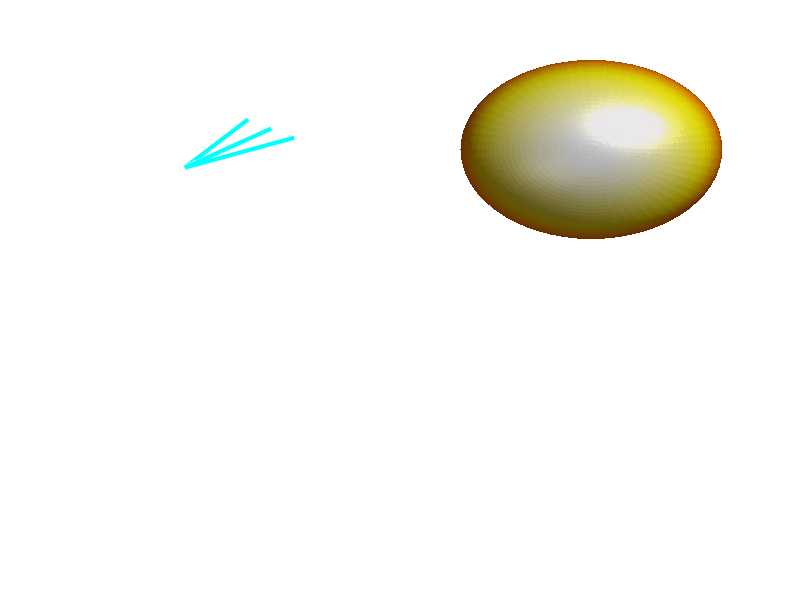

Reproduce this figure in MATLAB. (Note: this script raises an error after producing the figure.)
%% ==========================================================
%  3D Multipole Tensor Visualization (Gaussian Output)
%  Dipole | Quadrupole | Octapole | Hexadecapole
% ==========================================================

clear; clc; close all;

figure('Color','k','Position',[100 100 1400 900]);

%% ===================== 1. DIPOLE MOMENT =====================
subplot(2,2,1)
hold on; axis equal; grid on;
set(gca,'Color','k','XColor','w','YColor','w','ZColor','w')

dipole = [-1.5465, -10.8824, 0.0]; % Debye

quiver3(0,0,0, dipole(1),dipole(2),dipole(3), ...
    'LineWidth',3,'Color','c','MaxHeadSize',0.6);

scatter3(0,0,0,60,'w','filled')

xlabel('X'); ylabel('Y'); zlabel('Z');
title('Dipole Moment Vector','Color','w','FontSize',14)

view(35,25)
camlight headlight
lighting gouraud
hold off

%% ===================== 2. QUADRUPOLE =====================
subplot(2,2,2)
hold on; axis equal off
set(gca,'Color','k')

Q = [-71.4037   -0.0835     0;
     -0.0835  -109.5668    0;
      0         0        -74.9540];

[evec, evals] = eig(Q);
[a,b,c] = deal(abs(evals(1,1)),abs(evals(2,2)),abs(evals(3,3)));

[x,y,z] = ellipsoid(0,0,0,a,b,c,60);
surf(x,y,z,'FaceAlpha',0.9,'EdgeColor','none')
colormap(gca,hot)

rotate3d on
title('Quadrupole Tensor Ellipsoid','Color','w','FontSize',14)

camlight right
lighting phong
hold off

%% ===================== 3. OCTAPOLE =====================
subplot(2,2,3)
hold on; axis equal off
set(gca,'Color','k')

[X,Y,Z] = sphere(80);

O = ...
    5.3880*X.^3 ...
  -417.3494*Y.^3 ...
  +6.3355*X.*Y.^2 ...
  -30.6007*X.^2.*Y;

surf(X.*O,Y.*O,Z.*O, ...
    'EdgeColor','none','FaceAlpha',0.85)

colormap(gca,autumn)
rotate3d on
title('Octapole Moment (3D Anisotropy)','Color','w','FontSize',14)

camlight left
lighting phong
hold off

%% ===================== 4. HEXADECAPOLE =====================
subplot(2,2,4)
hold on; axis equal off
set(gca,'Color','k')

H = ...
   -466.9314*X.^4 ...
  -6090.8533*Y.^4 ...
  -820.9691*X.^2.*Y.^2 ...
  +284.3957*X.^3.*Y;

surf(X.*H,Y.*H,Z.*H, ...
    'EdgeColor','none','FaceAlpha',0.9)

colormap(gca,parula)
rotate3d on
title('Hexadecapole Moment (Higher-Order Tensor)','Color','w','FontSize',14)

camlight right
lighting phong
hold off

%% ===================== FINAL TITLE =====================
sgtitle('3D Multipole Tensor Visualization','Color','w','FontSize',18,'FontWeight','bold');

disp('✔ Multipole tensor visualization completed successfully')
